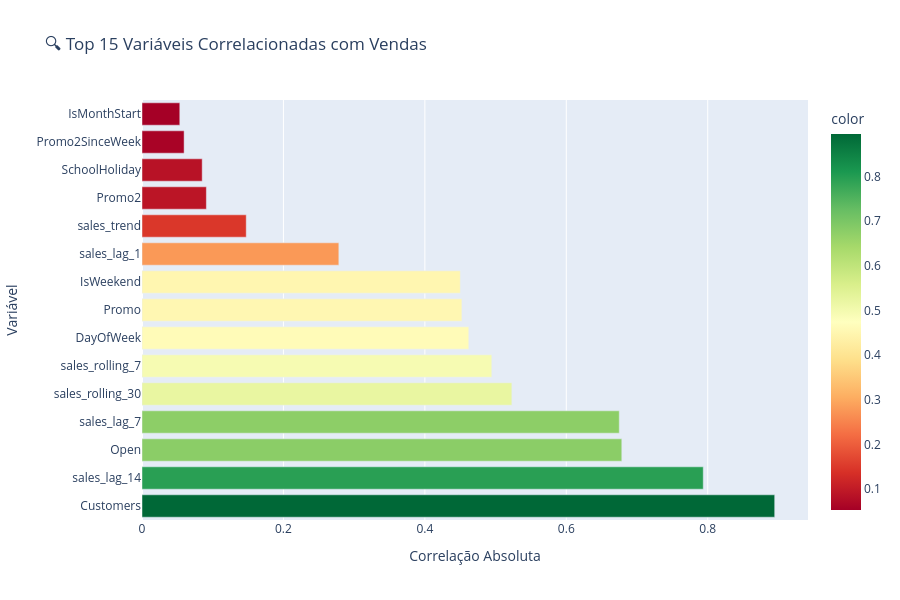

Notebook code for this chart:
### Code cell
# ============================================================
# 1️⃣1️⃣ ANÁLISE DE CORRELAÇÃO
# ============================================================
# Identificamos quais variáveis têm maior correlação com Sales
# Isso nos ajuda a entender o poder preditivo de cada feature

# Selecionar apenas colunas numéricas
numeric_cols = df.select_dtypes(include=[np.number]).columns.tolist()

# Remover YearMonth se existir (é categórica)
if 'YearMonth' in numeric_cols:
    numeric_cols.remove('YearMonth')

corr_matrix = df[numeric_cols].corr()

# Top 15 correlações com Sales
sales_corr = corr_matrix['Sales'].abs().sort_values(ascending=False)[1:16]

fig = px.bar(x=sales_corr.values, y=sales_corr.index, orientation='h',
             title='🔍 Top 15 Variáveis Correlacionadas com Vendas',
             labels={'x': 'Correlação Absoluta', 'y': 'Variável'},
             color=sales_corr.values,
             color_continuous_scale='RdYlGn')
fig.update_layout(showlegend=False, height=600)
fig.show()

print("\n💡 PRINCIPAIS CORRELAÇÕES:")
print("="*60)
for i, (var, corr) in enumerate(sales_corr.head(5).items(), 1):
    print(f"{i}. {var}: {corr:.3f}")

### Figure 1 — Plotly figure (JSON) as saved in the notebook; plotly's stock layout.template omitted (floating-point values rounded to 4 significant figures)
{"data": [{"hovertemplate": "Correlação Absoluta=%{x}<br>Variável=%{y}<br>color=%{marker.color}<extra></extra>", "legendgroup": "", "marker": {"color": [0.8947, 0.7937, 0.6785, 0.6749, 0.523, 0.4946, 0.4621, 0.4523, 0.4502, 0.2784, 0.1474, 0.09104, 0.08512, 0.05956, 0.05345], "coloraxis": "coloraxis", "pattern": {"shape": ""}}, "name": "", "orientation": "h", "showlegend": false, "textposition": "auto", "type": "bar", "x": [0.8947, 0.7937, 0.6785, 0.6749, 0.523, 0.4946, 0.4621, 0.4523, 0.4502, 0.2784, 0.1474, 0.09104, 0.08512, 0.05956, 0.05345], "xaxis": "x", "y": ["Customers", "sales_lag_14", "Open", "sales_lag_7", "sales_rolling_30", "sales_rolling_7", "DayOfWeek", "Promo", "IsWeekend", "sales_lag_1", "sales_trend", "Promo2", "SchoolHoliday", "Promo2SinceWeek", "IsMonthStart"], "yaxis": "y"}], "layout": {"barmode": "relative", "coloraxis": {"colorbar": {"title": {"text": "color"}}, "colorscale": [[0, "rgb(165,0,38)"], [0.1, "rgb(215,48,39)"], [0.2, "rgb(244,109,67)"], [0.3, "rgb(253,174,97)"], [0.4, "rgb(254,224,139)"], [0.5, "rgb(255,255,191)"], [0.6, "rgb(217,239,139)"], [0.7, "rgb(166,217,106)"], [0.8, "rgb(102,189,99)"], [0.9, "rgb(26,152,80)"], [1, "rgb(0,104,55)"]]}, "height": 600, "legend": {"tracegroupgap": 0}, "showlegend": false, "title": {"text": "🔍 Top 15 Variáveis Correlacionadas com Vendas"}, "xaxis": {"anchor": "y", "domain": [0, 1], "title": {"text": "Correlação Absoluta"}}, "yaxis": {"anchor": "x", "domain": [0, 1], "title": {"text": "Variável"}}}}
